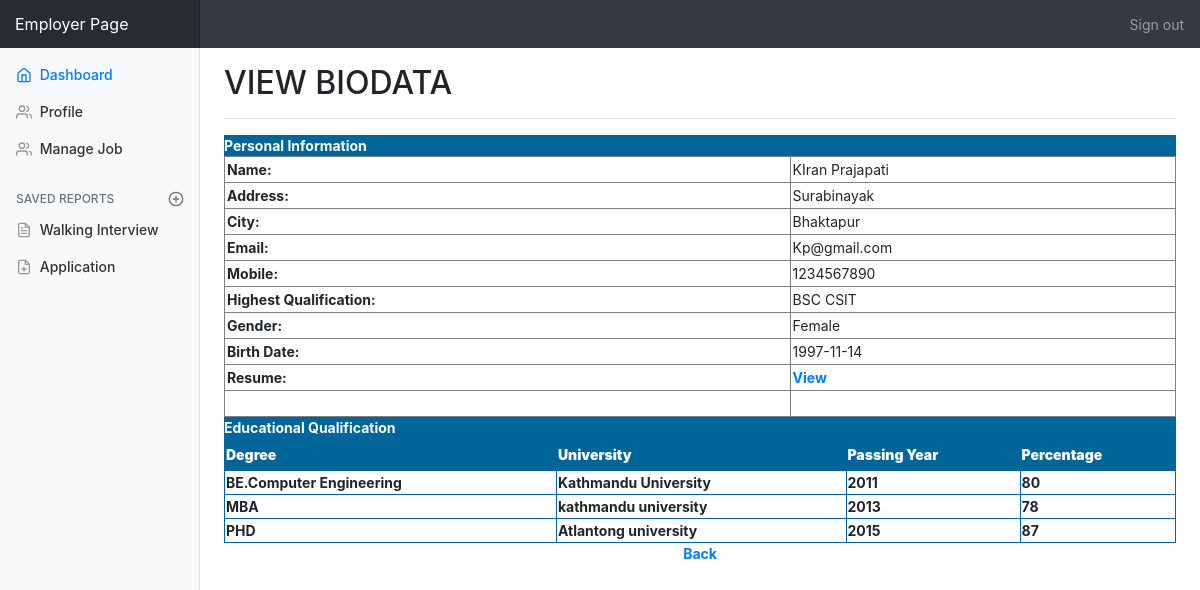
The page /employer/ViewBiodata.php?JobSeekId=3 (signed in) on the database as committed earlier.
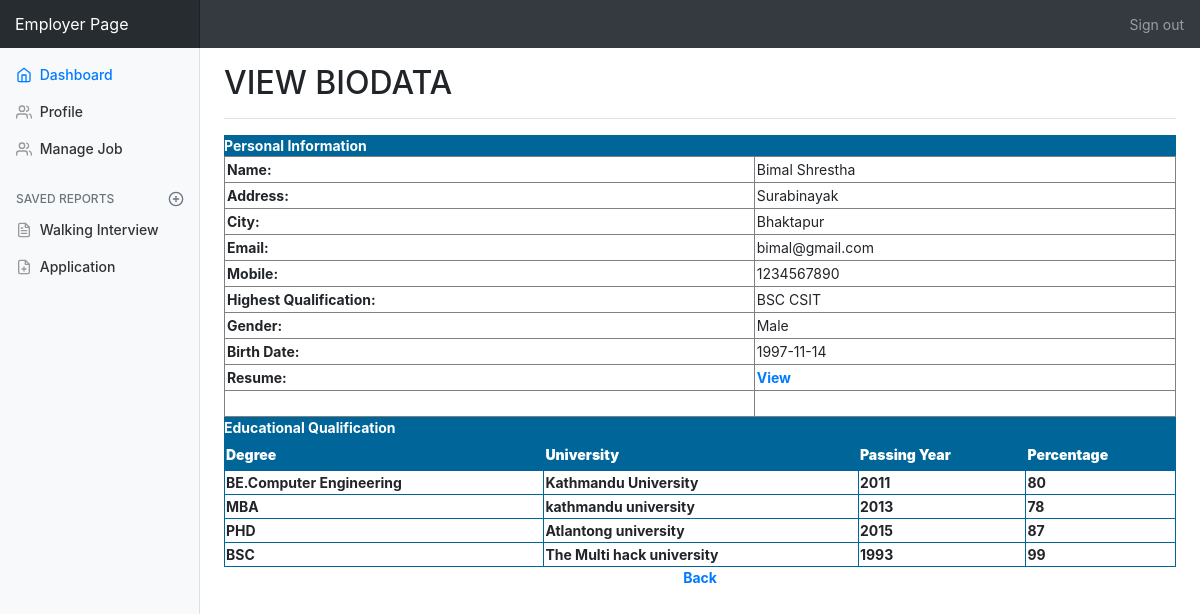
The same page on the database as committed later.
### tables this page shows
CREATE TABLE `jobseeker_reg` (
  `JobSeekId` int(11) NOT NULL,
  `JobSeekerName` varchar(255) NOT NULL,
  `Address` varchar(255) NOT NULL,
  `City` varchar(255) NOT NULL,
  `Email` varchar(255) NOT NULL,
  `Mobile` varchar(255) NOT NULL,
  `Qualification` varchar(255) NOT NULL,
  `Experience` varchar(255) NOT NULL,
  `Gender` varchar(255) NOT NULL,
  `BirthDate` varchar(255) NOT NULL,
  `age` int(11) NOT NULL,
  `Resume` varchar(255) NOT NULL,
  `Status` varchar(255) NOT NULL,
  `Username` varchar(255) NOT NULL,
  `Password` varchar(255) NOT NULL,
  `Question` varchar(255) NOT NULL,
  `Answer` varchar(255) NOT NULL
);

CREATE TABLE `jobseeker_education` (
  `EduId` int(11) NOT NULL,
  `JobSeekId` int(11) NOT NULL,
  `Degree` varchar(255) NOT NULL,
  `University` varchar(255) NOT NULL,
  `PassingYear` mediumint(9) NOT NULL,
  `Percentage` float NOT NULL
);

### employer/ViewBiodata.php (the view, shortened to what the changed rows need)
<!doctype html>
<html lang="en">
  <head>
    <link rel="stylesheet" href="https://maxcdn.bootstrapcdn.com/bootstrap/4.5.2/css/bootstrap.min.css">
    <link href="./css/dashboard.css" rel="stylesheet">
  </head>
  <body>
    <div class="container-fluid">
      <div class="row">
        <main role="main" class="col-md-9 ml-sm-auto col-lg-10 pt-3 px-4">
          <div class="d-flex justify-content-between flex-wrap flex-md-nowrap align-items-center pb-2 mb-3 border-bottom">
            <h1 class="h2" style="text-transform:uppercase;">View Biodata</h1>
          </div>
          <table width="100%" border="0" cellspacing="0" cellpadding="0">
                  <tr>
                    <td>
                    <?php
                    $ID=$_GET['JobSeekId'];
                   include 'connection/db.php';
                $sql = "select * from jobSeeker_reg where JobSeekId='".$ID."'  ";
                $result = mysqli_query($conn,$sql);
                    $row = mysqli_fetch_array($result)
                    ?>
                <table width="100%" border="1" cellspacing="2" cellpadding="2">
                  <tr>
                    <td><strong>Name:</strong></td>
                    <td><?php echo $row['JobSeekerName'];?></td>
                  </tr>
                  <tr>
                    <td><strong>Address:</strong></td>
                    <td><?php echo $row['Address'];?></td>
                  </tr>
                  <tr>
                    <td><strong>City:</strong></td>
                    <td><?php echo $row['City'];?></td>
                  </tr>
                  <tr>
                    <td><strong>Email:</strong></td>
                    <td><?php echo $row['Email'];?></td>
                  </tr>
                  <tr>
                    <td><strong>Mobile:</strong></td>
                    <td><?php echo $row['Mobile'];?></td>
                  </tr>
                  <tr>
                    <td><strong>Highest Qualification:</strong></td>
                    <td><?php echo $row['Qualification'];?></td>
                  </tr>
                  <tr>
                    <td><strong>Gender:</strong></td>
                    <td><?php echo $row['Gender'];?></td>
                  </tr>
                  <tr>
                    <td><strong>Birth Date:</strong></td>
                    <td><?php echo $row['BirthDate'];?></td>
                  </tr>
                </table>
                    </td>
                  </tr>
                  <tr>
                    <td><table width="100%" border="1" cellpadding="1" cellspacing="2" bordercolor="#006699" >
                      <tr style="color:#fff">
                        <th height="32" bgcolor="#006699" ><div align="left" ><strong>Degree</strong></div></th>
                        <th bgcolor="#006699" ><div align="left" ><strong>University</strong></div></th>
                        <th bgcolor="#006699" ><div align="left" ><strong>Passing Year</strong></div></th>
                        <th bgcolor="#006699" ><div align="left" ><strong>Percentage</strong></div></th>
                      </tr>
                      <?php
					  $ID=$_GET['JobSeekId'];
                    include 'connection/db.php';
                    $sql = "select * from JobSeeker_Education where JobSeekId='".$ID."'";
                    $result = mysqli_query($conn,$sql);
                    while($row = mysqli_fetch_array($result))
                        {
                            $Degree=$row['Degree'];
                            $Univ=$row['University'];
                            $Passing=$row['PassingYear'];
                        $Per=$row['Percentage'];
                        ?>
                      <tr>
                        <td class="style3"><div align="left" class="style9 style5"><strong><?php echo $Degree;?></strong></div></td>
                        <td class="style3"><div align="left" class="style9 style5"><strong><?php echo $Univ;?></strong></div></td>
                        <td class="style3"><div align="left" class="style9 style5"><strong><?php echo $Passing;?></strong></div></td>
                        <td class="style3"><div align="left" class="style9 style5"><strong><?php echo $Per;?></strong></div></td>
                      </tr>
                      <?php
                        }
                            ?>
                    </table></td>
                  </tr>
                </table>
        </main>
      </div>
    </div>
  </body>
</html>

Rows that differ between the two databases and show on the page:
changed jobseeker_reg "Surabinayak": JobSeekerName "KIran Prajapati" → "Bimal Shrestha"; Email "Kp@gmail.com" → "bimal@gmail.com"; Gender "Female" → "Male"
added jobseeker_education: Degree "BSC", University "The Multi hack university", PassingYear "1993", Percentage "99"
